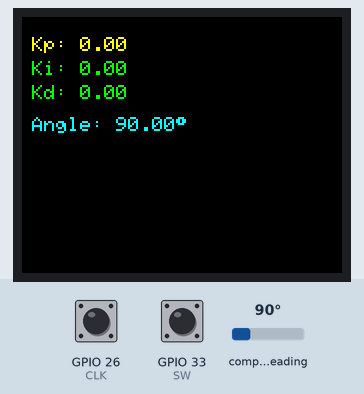
Recording of a sketch running on a simulated ESP32. Shown: 160×128 colour display. Wiring (inferred from the names in the program): AS5600 angle sensor at I2C address 0x36. The inputs (shaded band) are chosen by the test bench; at power-on: GPIO 33 (SW) HIGH, compass heading 90°, GPIO 26 (CLK) HIGH. What the sketch prints to the serial monitor is not drawn.

Above: at 1.8 s.
1.9 s: GPIO 33 (SW) pulled LOW for 0.15 s
At 2.5 s:
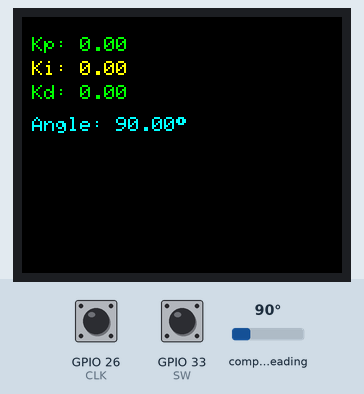
3.6 s: compass heading set to 7°
At 4.8 s:
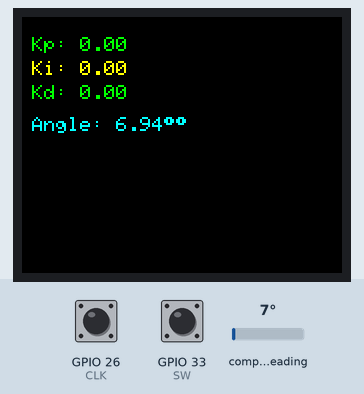
5.1 s: GPIO 33 (SW) pulled LOW for 1 s
At 6.7 s:
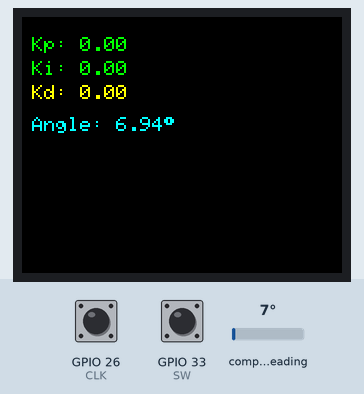
7.6 s: GPIO 33 (SW) pulled LOW for 0.15 s
At 8.8 s:
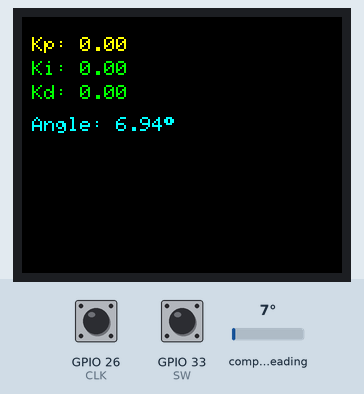
9.3 s: compass heading set to 180°
At 9.7 s:
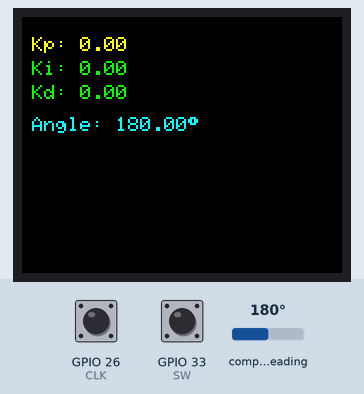
Timing chart, 0 to 12.3 s (numbered marks = the images above; inputs shaded):
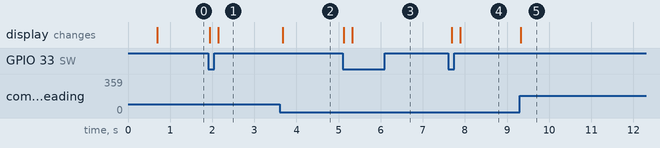

The sketch:

retoary-tft-as5600.ino
```cpp
#include <SPI.h>
#include <Wire.h>
#include <Adafruit_GFX.h>
#include <Adafruit_ST7735.h>

// TFT Pins (ST7735)
#define TFT_CS     5
#define TFT_DC     4
#define TFT_RST    2
Adafruit_ST7735 tft = Adafruit_ST7735(TFT_CS, TFT_DC, TFT_RST);

// Rotary Encoder Pins
#define CLK 26
#define DT  25
#define SW  33

// AS5600
#define AS5600_ADDRESS 0x36
#define SDA_PIN 21
#define SCL_PIN 22

// PID values
float Kp = 0.0, Ki = 0.0, Kd = 0.0;

// Rotary state
int lastStateCLK;
bool lastButtonState = HIGH;

enum PIDParam { KP, KI, KD };
PIDParam currentParam = KP;

// Angle data
float angleDeg = 0.0;

void setup() {
  Serial.begin(115200);
  delay(500);

  pinMode(CLK, INPUT);
  pinMode(DT, INPUT);
  pinMode(SW, INPUT_PULLUP);
  lastStateCLK = digitalRead(CLK);

  Wire.begin(SDA_PIN, SCL_PIN);

  tft.initR(INITR_BLACKTAB);
  tft.setRotation(1);
  tft.fillScreen(ST77XX_BLACK);
  tft.setTextSize(1);  // Lebih kecil biar muat semua
  tft.setTextColor(ST77XX_GREEN);

  displayValues();
}

void loop() {
  // Rotary Encoder Logic
  int currentStateCLK = digitalRead(CLK);
  if (currentStateCLK != lastStateCLK && currentStateCLK == HIGH) {
    int direction = digitalRead(DT) == LOW ? 1 : -1;

    switch (currentParam) {
      case KP: Kp += 0.1 * direction; if (Kp < 0) Kp = 0; break;
      case KI: Ki += 0.1 * direction; if (Ki < 0) Ki = 0; break;
      case KD: Kd += 0.1 * direction; if (Kd < 0) Kd = 0; break;
    }

    Serial.print("[ACTIVE: ");
    Serial.print(currentParam == KP ? "Kp" : currentParam == KI ? "Ki" : "Kd");
    Serial.print("] => Kp: "); Serial.print(Kp, 2);
    Serial.print(" | Ki: "); Serial.print(Ki, 2);
    Serial.print(" | Kd: "); Serial.println(Kd, 2);

    displayValues();
  }
  lastStateCLK = currentStateCLK;

  // Tombol Encoder
  bool currentButtonState = digitalRead(SW);
  if (lastButtonState == HIGH && currentButtonState == LOW) {
    currentParam = (PIDParam)((currentParam + 1) % 3);
    Serial.print("==> Parameter aktif: ");
    Serial.println(currentParam == KP ? "Kp" : currentParam == KI ? "Ki" : "Kd");
    displayValues();
    delay(200); // debounce
  }
  lastButtonState = currentButtonState;

  // Baca AS5600 angle
  angleDeg = readAS5600Angle();
  displayAngle(angleDeg);

  delay(100);
}

float readAS5600Angle() {
  Wire.beginTransmission(AS5600_ADDRESS);
  Wire.write(0x0C);  // MSB of raw_angle
  Wire.endTransmission(false);
  Wire.requestFrom(AS5600_ADDRESS, 2);
  if (Wire.available() == 2) {
    uint8_t msb = Wire.read();
    uint8_t lsb = Wire.read();
    uint16_t raw = (msb << 8) | lsb;
    return raw * 0.08789;  // Konversi ke derajat
  }
  return -1.0;  // Jika gagal baca
}

void displayValues() {
  tft.fillScreen(ST77XX_BLACK);

  for (int i = 0; i < 3; i++) {
    tft.setCursor(5, 10 + i * 12);
    if (i == currentParam)
      tft.setTextColor(ST77XX_YELLOW);
    else
      tft.setTextColor(ST77XX_GREEN);

    const char* label = (i == 0) ? "Kp" : (i == 1) ? "Ki" : "Kd";
    float val = (i == 0) ? Kp : (i == 1) ? Ki : Kd;

    tft.print(label); tft.print(": ");
    tft.print(val, 2);
  }
}

void displayAngle(float deg) {
  tft.setTextColor(ST77XX_CYAN, ST77XX_BLACK);  // Warna berbeda, background dihapus
  tft.setCursor(5, 50);
  tft.print("Angle: ");
  tft.print(deg, 2);
  tft.print((char)247); // derajat
}
```

Measured:
- after the input at 1.9 s, the display: first changes at once (image 1 shows a later state)
- after the input at 3.6 s, the display: changes after 0.08 s (image 2)
- after the input at 5.1 s, the display: first changes at once (image 3 shows a later state)
- after the input at 7.6 s, the display: first changes after 0.09 s (image 4 shows a later state)
- after the input at 9.3 s, the display: changes at once (image 5)
